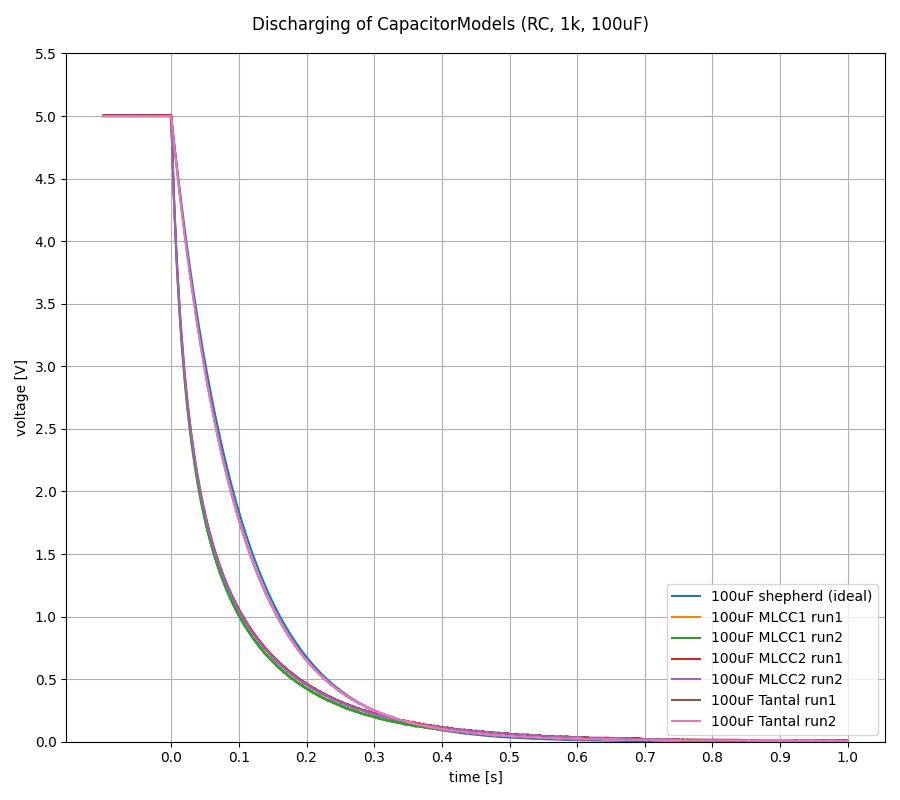

This figure's Python source:
from pathlib import Path

import numpy as np

from capacitor_shepherd import shp_cap_sim
from matplotlib import pyplot as plt

from eval_kit_behavior_var1.data_capacitor import data_discharge

runtime = 1.0

shp_cap1 = shp_cap_sim(U_start_V=5.0, U_inp_V=0.0, R_inp_Ohm=1000, runtime=runtime)

fig = plt.figure(figsize=(9, 8), layout="tight")

plt.plot(shp_cap1["time"], shp_cap1["voltage"], label="100uF shepherd (ideal)")

for name, data in data_discharge.items():
    plt.plot(data["time"], data["voltage"], label=name)

plt.suptitle("Discharging of CapacitorModels (RC, 1k, 100uF)")
plt.xlabel("time [s]")
plt.ylabel("voltage [V]")
plt.xticks(np.arange(0.0, runtime + 0.1, 0.1))
plt.yticks(np.arange(0.0, 5.6, 0.5))
plt.ylim(bottom=0.0)  # , top=1.0)
plt.grid(True)
plt.legend(loc="lower right")
plt.tight_layout()
# force direct values on axis
for ax in fig.get_axes():
    ax.get_yaxis().get_major_formatter().set_useOffset(False)
    ax.get_xaxis().get_major_formatter().set_useOffset(False)
plt.savefig(Path(__file__).with_suffix(".png"))
plt.close(fig)
